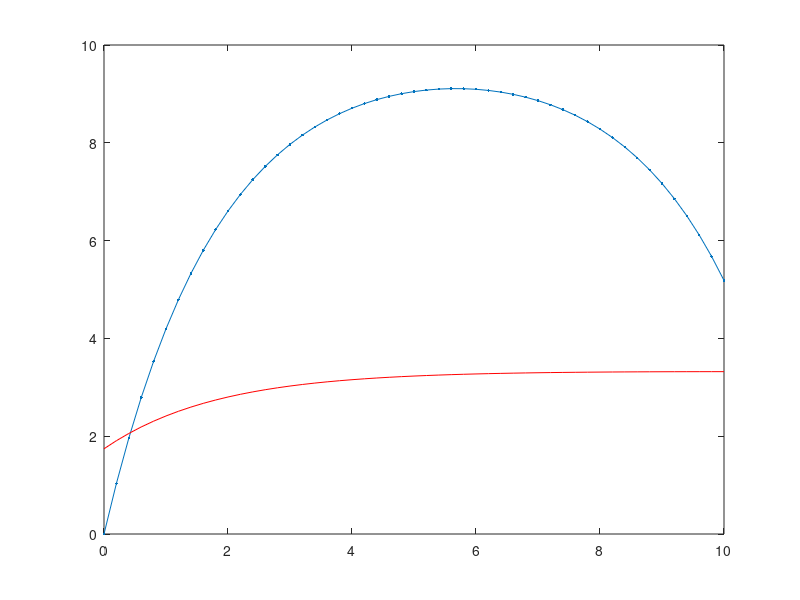

Write MATLAB code to recreate this figure.
function F=driver

% clear the console screen
clc; close all; clf
% load the data structure with info pertaining to the physical problem
dat.diff=1;
dat.siga=3/10;
dat.esrc=3;
dat.width=10;
bc.left.type=2; %0=neumann, 1=robin, 2=dirichlet
bc.left.C=0; % (that data is C in: -Ddu/dn=C // u/4+D/2du/dn=C // u=C)
bc.rite.type=1;
bc.rite.C=0;
dat.bc=bc; clear bc;

% load the numerical parameters, npar, structure pertaining to numerics
% number of elements
npar.nel = 50;
% domain
npar.x = linspace(0,dat.width,npar.nel+1);
% polynomial degree
npar.porder=1;
% nbr of dofs per variable
npar.ndofs = npar.porder*npar.nel+1;
% connectivity
gn=zeros(npar.nel,npar.porder+1);
gn(1,:)=linspace(1,npar.porder+1,npar.porder+1);
for iel=2:npar.nel
    gn(iel,:)=[gn(iel-1,end) , gn(iel-1,2:end)+npar.porder ];
end
npar.gn=gn; clear gn;

% assemble the matrix and the rhs
[A,b,npar,A_nobc]=assemble_system(npar,dat);
% solve system
u=A\b;
% plot
figure(1)
plot(npar.x,u,'.-'); hold all
% verification is always good
% verif_diff_eq(dat)
respo=1;
[QoIf] = QoIforward(respo,npar,u)
% u'*b/dat.esrc*dat.siga

% % us=u/dat.esrc*dat.siga;
% % bs=b/dat.esrc*dat.siga;
% % bs(1)  =dat.bc.left.C;
% % bs(end)=dat.bc.rite.C;
% % us=A\bs;

% assemble the matrix and the rhs
dat2=dat; dat2.esrc=respo; 
dat2.bc.left.type=1; dat2.bc.rite.type=0;
dat2.bc.left.C=0;    dat2.bc.rite.C=0;
[As,bs,npar,As_nobc]=assemble_system(npar,dat2);
us=As\bs;
plot(npar.x,us,'r-'); hold all

QoI_u_bstar       = u'*bs
QoI_u_Astar_ustar = u'*(As*us)
us'*(As*u)


QoIa = us'*b + us'*(As-A)*u
QoIa = us'*(A*u)+ us'*(As-A)*u
% u'*(A*us)

% us'*(A_nobc*u)
% u'*(As_nobc*us)

return
end
%%%%%%%%%%%%%%%%%%%%%%%%%%%%%%%%%%%%%

% % function u=solve_fem2(dat,npar)
% % 
% % % initial guess
% % % (not needed if a direct method is used to solve the linear system)
% % u=ones(npar.ndofs,1);
% % 
% % % assemble the matrix and the rhs
% % [A,b,npar]=assemble_system(npar,dat);
% % 
% % % solve
% % u=A\b;
% % 
% % return
% % end
%%%%%%%%%%%%%%%%%%%%%%%%%%%%%%%%%%%%%

function [QoIf] = QoIforward(value,npar,u)

QoIf = 0;
f=npar.f;
% loop over elements
for iel=1:npar.nel
    % element extremities
    x0=npar.x(iel);
    x1=npar.x(iel+1);
    % jacobian of the transformation to the ref. element
    Jac=(x1-x0)/2;
    % assemble
    QoIf = QoIf + value*f'*Jac*u(npar.gn(iel,:));
end


return
end
%%%%%%%%%%%%%%%%%%%%%%%%%%%%%%%%%%%%%

function [A,rhs,npar,A_nobc]=assemble_system(npar,dat)
% assemble the matrix, the rhs, apply BC

% shortcuts
porder= npar.porder;
gn    = npar.gn;
nel   = npar.nel;
% ideally, we would analyze the connectivity to determine nnz
nnz=(porder+1)*nel; %this is an upperbound, not exact
% n: linear system size
n=nel*porder+1;
% allocate memory
A=spalloc(n,n,nnz);
rhs=zeros(n,1);

% compute local matrices
% load Gauss Legendre quadrature (GLQ is exact on polynomials of degree up to 2n-1,
% while using only integrand evaluations (n-point quadrature).
% estimate the max poly order (it comes from the mass matrix  when coef. are
% piecewise constant and the material mesh matches the computational mesh
q_pts=2;
[xq,wq] = GL_quad(q_pts);
% initialize local matrices/vectors
m=zeros(porder+1,porder+1);
k=m;
f=zeros(porder+1,1);
% store shapeset
[b,dbdx] =feshpln(xq,porder);
% compute local matrices + load vector
for i=1:porder+1
    for j=1:porder+1
        m(i,j)= dot(wq.*b(:,i)    , b(:,j));
        k(i,j)= dot(wq.*dbdx(:,i) , dbdx(:,j));
    end
    f(i)= dot(wq, b(:,i));
end
npar.m=m;
npar.k=k;
npar.f=f;

% definition of the weak form:
% int_domain (grad u D grad b) - int_bd_domain (b D grad u n) ...
%      + int_domain( XSa u b) = int_domain (b rhs)

% loop over elements
for iel=1:npar.nel
    % element extremities
    x0=npar.x(iel);
    x1=npar.x(iel+1);
    % jacobian of the transformation to the ref. element
    Jac=(x1-x0)/2;
    % assemble
    A(gn(iel,:),gn(iel,:)) = A(gn(iel,:),gn(iel,:)) + ...
        dat.siga*m*Jac + dat.diff*k/Jac;
    rhs(gn(iel,:)) = rhs(gn(iel,:)) + dat.esrc*f*Jac;
end
A_nobc=A;

% apply natural BC
Dirichlet_nodes=[];
Dirichlet_val=[];
switch dat.bc.left.type
    case 0 % Neumann, int_bd_domain (b D grad u n) is on the RHS
        dat.bc.left.C
        rhs(1)=rhs(1)+dat.bc.left.C;
    case 1 % Robin
        A(1,1)=A(1,1)+1/2;
        rhs(1)=rhs(1)+2*dat.bc.left.C;
    case 2 % Dirichlet
        Dirichlet_nodes=[Dirichlet_nodes 1];
        Dirichlet_val=[Dirichlet_val dat.bc.left.C];
end
switch dat.bc.rite.type
    case 0 % Neumann, int_bd_domain (b D grad u n) is on the RHS
        rhs(n)=rhs(n)+dat.bc.rite.C;
    case 1 % Robin
        A(n,n)=A(n,n)+1/2;
        rhs(n)=rhs(n)+2*dat.bc.rite.C;
    case 2 % Dirichlet
        Dirichlet_nodes=[Dirichlet_nodes n];
        Dirichlet_val=[Dirichlet_val dat.bc.rite.C];
end
% apply Dirichlet BC
for i=1:length(Dirichlet_nodes);% loop on the number of constraints
    id=Dirichlet_nodes(i);      % extract the dof of a constraint
    bcval=Dirichlet_val(i);
    rhs=rhs-bcval*A(:,id);  % modify the rhs using constrained value
    A(id,:)=0; % set all the id-th row to zero
    A(:,id)=0; % set all the id-th column to zero (symmetrize A)
    A(id,id)=1;            % set the id-th diagonal to unity
    rhs(id)=bcval;         % put the constrained value in the rhs
end

return
end
%%%%%%%%%%%%%%%%%%%%%%%%%%%%%%%%%%%%%

function [shapefun,dhdx]=feshpln (xv,p)
% computes the finite element basis functions and their first derivatives
% here, we use Lagrangian FE functions

if(p~=1), error('only linear FEM'); end
if(length(xv)~=2), error('only 2-pt quadrature'); end

shapefun=zeros(length(xv),p+1);
dhdx    =zeros(length(xv),p+1);

shapefun=[
         0.788675134594813         0.211324865405187;
         0.211324865405187         0.788675134594813];
dhdx=[                -0.5                       0.5;
                      -0.5                       0.5];


return
end
%%%%%%%%%%%%%%%%%%%%%%%%%%%%%%%%%%%%%%

function [x,w] = GL_quad(n)

if(n~=2), error('quadrature entered only for n=2'); end

x=[ -0.577350269189626; 0.577350269189626];
w=[1;1];

return
end
%%%%%%%%%%%%%%%%%%%%%%%%%%%%%%%%%%%%%

function verif_diff_eq(dat)

sa=dat.siga; cd=dat.diff; src=dat.esrc; L=dat.width;

k=1/sqrt(cd/sa);
% particular solution
part=src/sa;
% general form of the solution:
%  phi =A sh(kx) + B ch(kx) + src/abso
%  dphi/dx= k (A ch(kx) + B sh(kx) )
switch dat.bc.left.type
    case 0 % Neumann
        mat(1,1:2) =k*[ cosh(0), sinh(0)];
        b(1) = -dat.bc.left.C / cd;
    case 1 % Robin
        mat(1,1:2) =[ sinh(0), cosh(0)]/4 -cd/2*k*[ cosh(0), sinh(0)];
        b(1) = dat.bc.left.C -part/4;
    case 2 % Dirichlet
        mat(1,1:2) =[ sinh(0), cosh(0)];
        b(1) = dat.bc.left.C -part;
end
switch dat.bc.rite.type
    case 0 % Neumann
        mat(2,1:2) =k*[ cosh(k*L), sinh(k*L)];
        b(2) = dat.bc.rite.C / cd;
    case 1 % Robin
        mat(2,1:2) =[ sinh(k*L), cosh(k*L)]/4 +cd/2*k*[ cosh(k*L), sinh(k*L)];
        b(2) = dat.bc.rite.C -part/4;
    case 2 % Dirichlet
        mat(2,1:2) =[ sinh(k*L), cosh(k*L)];
        b(2) = dat.bc.rite.C -part;
end
% get coefficient for the analytical solution
a=mat\b';
x=linspace(0,L);
y=a(1)*sinh(k*x)+a(2)*cosh(k*x)+part;
plot(x,y,'r-');hold all

% ff= @(x) dat.siga*(a(1)*sinh(k*x)+a(2)*cosh(k*x)+part);
% num_qoi=quad(ff,0,dat.width)

return
end
